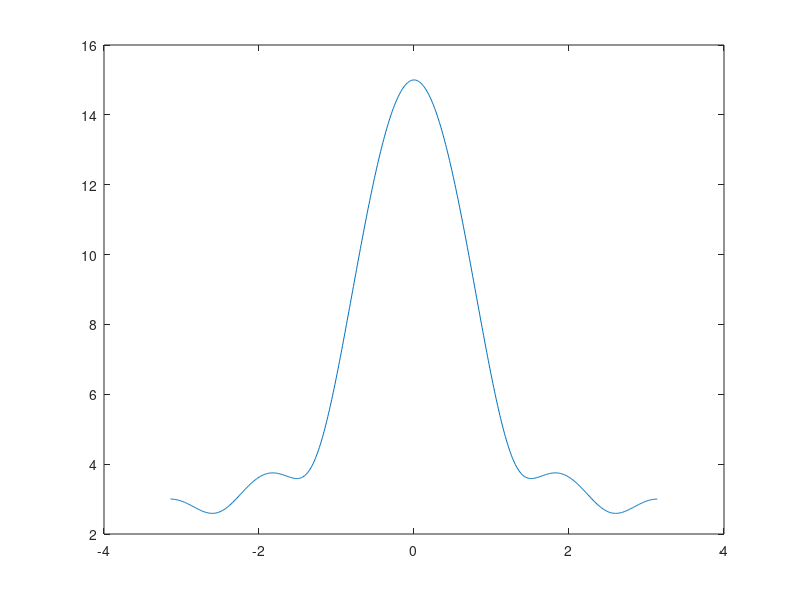

Source code (MATLAB):
clc;
clear all;
close all;

w = -pi:0.01:pi;
X = exp(j * w) + 2 + 3 * exp(-j * w) + 4 * exp(-2j * w) + 5 * exp(-3j * w);

plot(w, abs(X));
